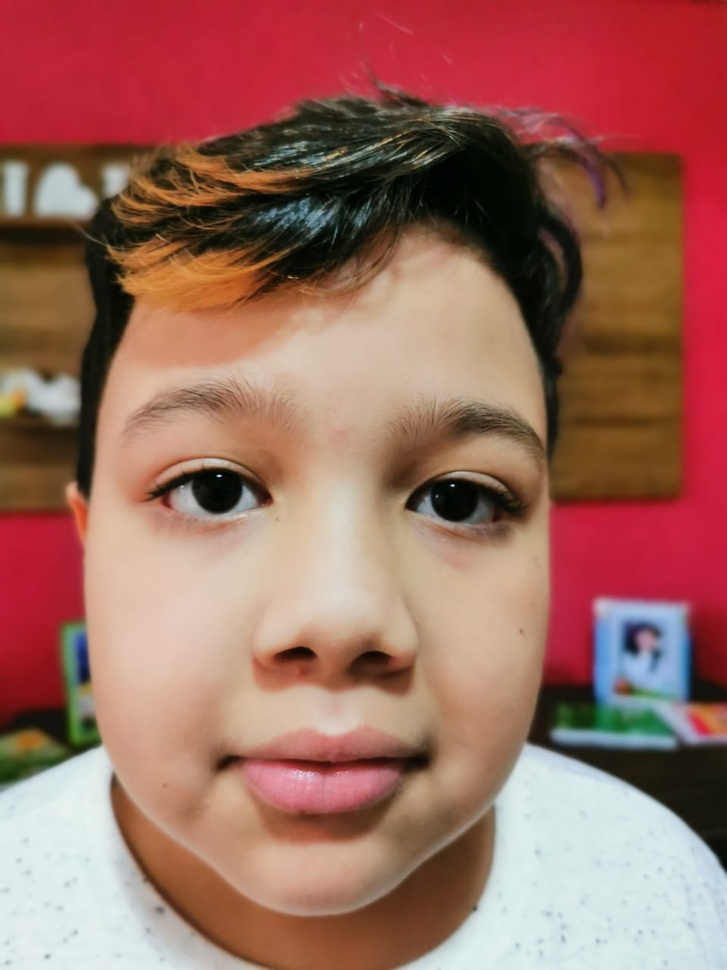
#> input picture OpenCV/AnáliseDaPupila/luis.jpeg, 727 x 970 px, shrunk from 960 x 1280 before the run
$ python Reconhecimento_Olhos.py
#> lines starting #> are read from the running program, lines starting #| are printed output that depends on the picture
import cv2
import numpy as np

# Xml de classificacao da OpenCV
classification = "haarcascade_eye_tree_eyeglasses.xml"

# Setando a classificacao do xml da OpenCV para olhos
faceCascade = cv2.CascadeClassifier(classification)

# Ler a imagem
image = cv2.imread("luis.jpeg")
#> image is the input picture: shape (970, 727, 3); mean B, G, R 95, 107, 157.4

# Converte para cinza
gray = cv2.cvtColor(image, cv2.COLOR_BGR2GRAY)
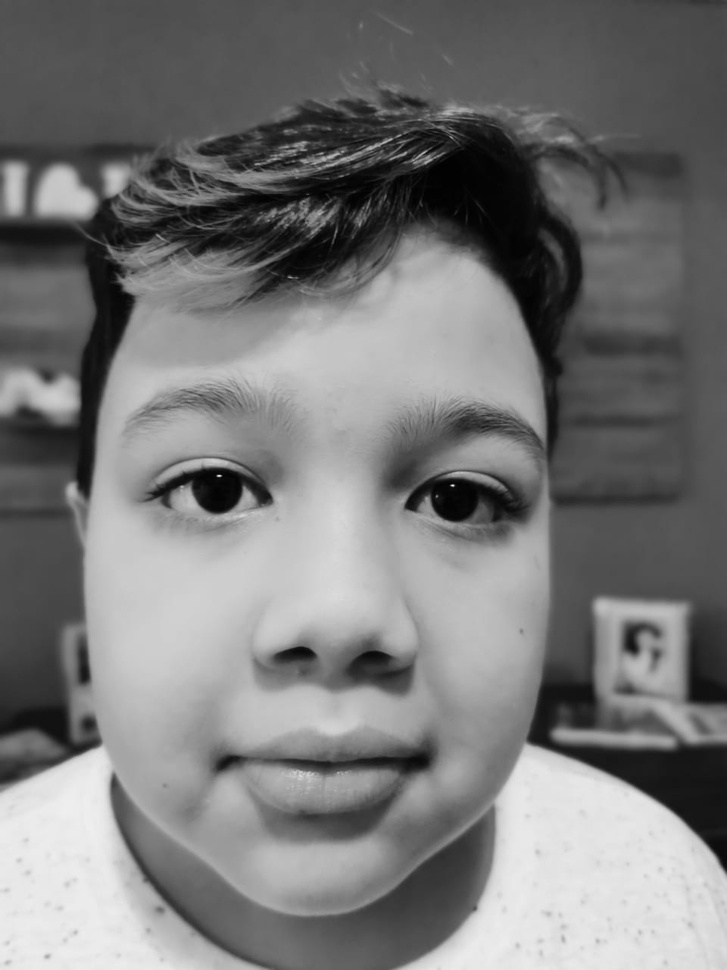
#> gray: shape (970, 727); min 0, max 239, mean 120.7

"""
# Fazer a deteccao dos olhos na imagem
faces = faceCascade.detectMultiScale(
    gray,
    scaleFactor=1.1,
    minNeighbors=5,
    minSize=(30, 30)
)

# Setar o retangulo amarelo
for (x, y, w, h) in faces:
    cv2.rectangle(image, (x, y), (x+w, y+h), (0, 255, 210), 2)
"""

# Exibir a imagem
cv2.imshow("imagem", gray)
cv2.waitKey(0)
cv2.destroyAllWindows()

$ run again, with OpenCV/AnáliseDaPupila/olho.jpg copied over OpenCV/AnáliseDaPupila/luis.jpeg
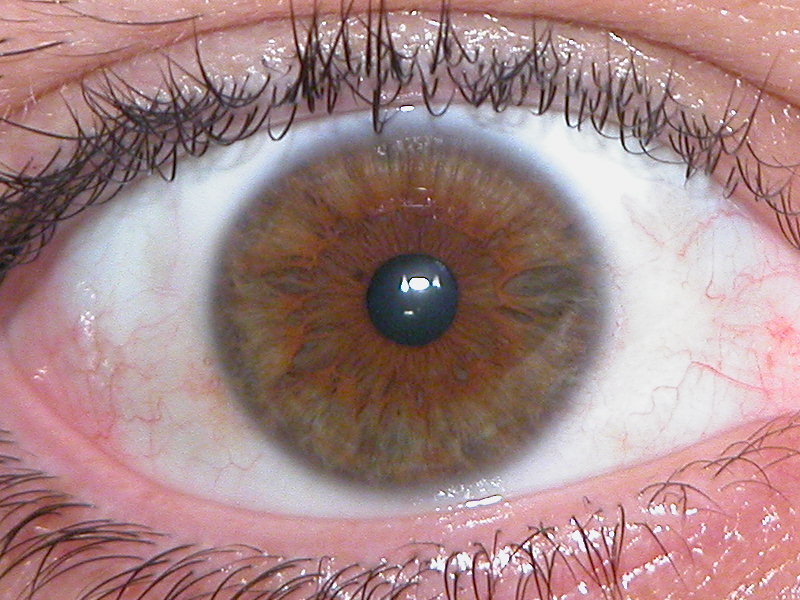
#> input picture OpenCV/AnáliseDaPupila/olho.jpg, 800 x 600 px
#> image is the input picture: shape (600, 800, 3); mean B, G, R 134.4, 134.6, 165.5
#> `gray = cv2.cvtColor(image, cv2.COLOR_BGR2GRAY)`:
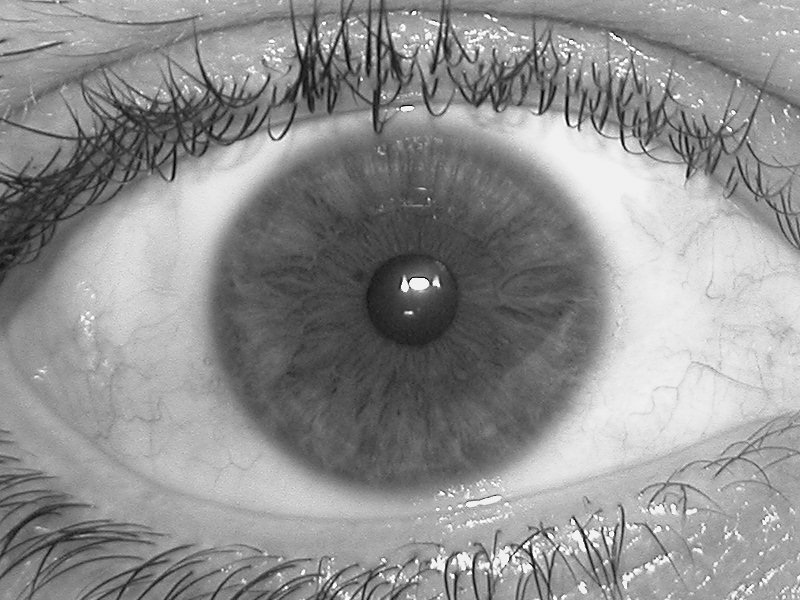
#> gray: shape (600, 800); min 2, max 255, mean 143.8

$ run again, with OpenCV/AnáliseDaPupila/olho1.jpg copied over OpenCV/AnáliseDaPupila/luis.jpeg
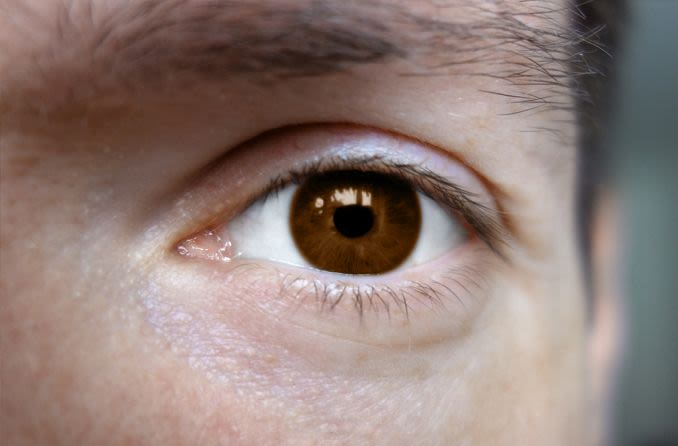
#> input picture OpenCV/AnáliseDaPupila/olho1.jpg, 678 x 446 px
#> image is the input picture: shape (446, 678, 3); mean B, G, R 119.1, 124.9, 143.9
#> `gray = cv2.cvtColor(image, cv2.COLOR_BGR2GRAY)`:
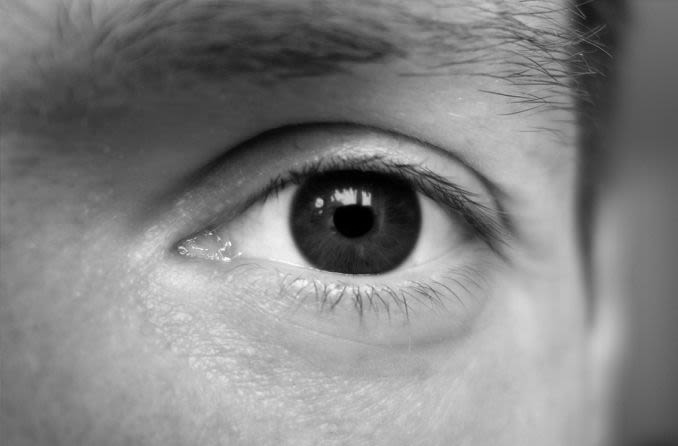
#> gray: shape (446, 678); min 0, max 251, mean 129.9

$ run again, with OpenCV/AnáliseDaPupila/olho2.jpg copied over OpenCV/AnáliseDaPupila/luis.jpeg
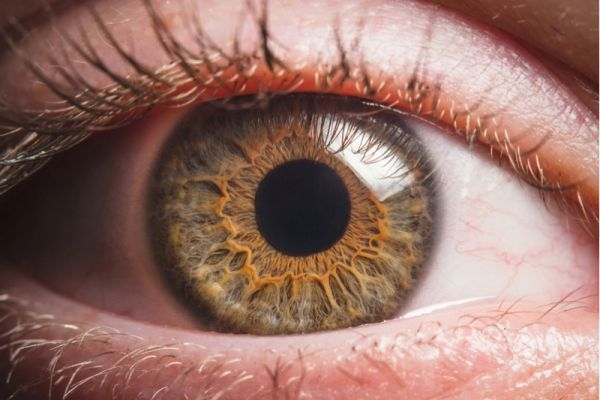
#> input picture OpenCV/AnáliseDaPupila/olho2.jpg, 600 x 400 px
#> image is the input picture: shape (400, 600, 3); mean B, G, R 103.2, 112.9, 150.8
#> `gray = cv2.cvtColor(image, cv2.COLOR_BGR2GRAY)`:
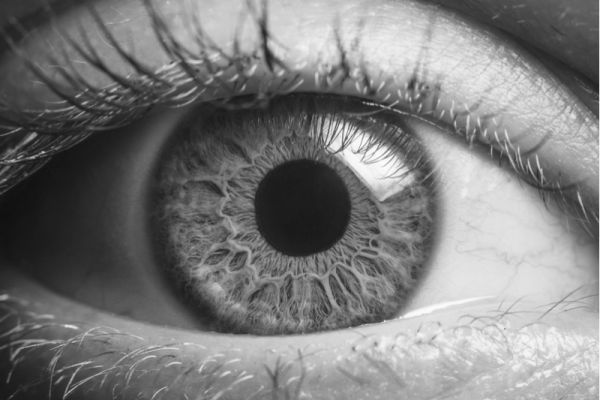
#> gray: shape (400, 600); min 15, max 255, mean 123.1
